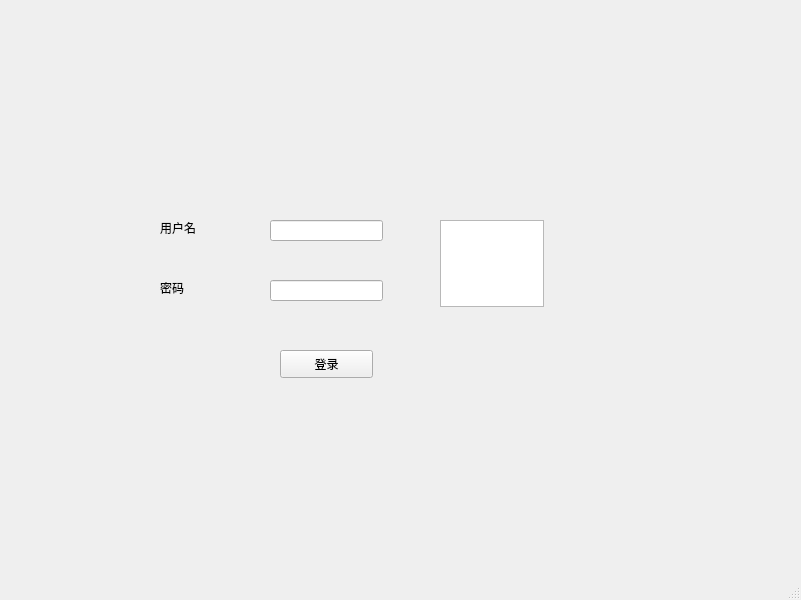
<?xml version="1.0" encoding="UTF-8"?>
<ui version="4.0">
 <class>MainWindow</class>
 <widget class="QMainWindow" name="MainWindow">
  <property name="geometry">
   <rect>
    <x>0</x>
    <y>0</y>
    <width>801</width>
    <height>600</height>
   </rect>
  </property>
  <property name="windowTitle">
   <string>MainWindow</string>
  </property>
  <widget class="QWidget" name="centralwidget">
   <widget class="QPushButton" name="login_button">
    <property name="geometry">
     <rect>
      <x>280</x>
      <y>350</y>
      <width>93</width>
      <height>28</height>
     </rect>
    </property>
    <property name="text">
     <string>登录</string>
    </property>
   </widget>
   <widget class="QLabel" name="username">
    <property name="geometry">
     <rect>
      <x>160</x>
      <y>220</y>
      <width>72</width>
      <height>15</height>
     </rect>
    </property>
    <property name="text">
     <string>用户名</string>
    </property>
   </widget>
   <widget class="QLabel" name="passwd">
    <property name="geometry">
     <rect>
      <x>160</x>
      <y>280</y>
      <width>72</width>
      <height>15</height>
     </rect>
    </property>
    <property name="text">
     <string>密码</string>
    </property>
   </widget>
   <widget class="QLineEdit" name="username_input">
    <property name="geometry">
     <rect>
      <x>270</x>
      <y>220</y>
      <width>113</width>
      <height>21</height>
     </rect>
    </property>
   </widget>
   <widget class="QLineEdit" name="passwd_input">
    <property name="geometry">
     <rect>
      <x>270</x>
      <y>280</y>
      <width>113</width>
      <height>21</height>
     </rect>
    </property>
   </widget>
   <widget class="QTextEdit" name="extra_input">
    <property name="geometry">
     <rect>
      <x>440</x>
      <y>220</y>
      <width>104</width>
      <height>87</height>
     </rect>
    </property>
   </widget>
  </widget>
  <widget class="QMenuBar" name="menubar">
   <property name="geometry">
    <rect>
     <x>0</x>
     <y>0</y>
     <width>801</width>
     <height>26</height>
    </rect>
   </property>
  </widget>
  <widget class="QStatusBar" name="statusbar"/>
 </widget>
 <resources/>
 <connections/>
</ui>
